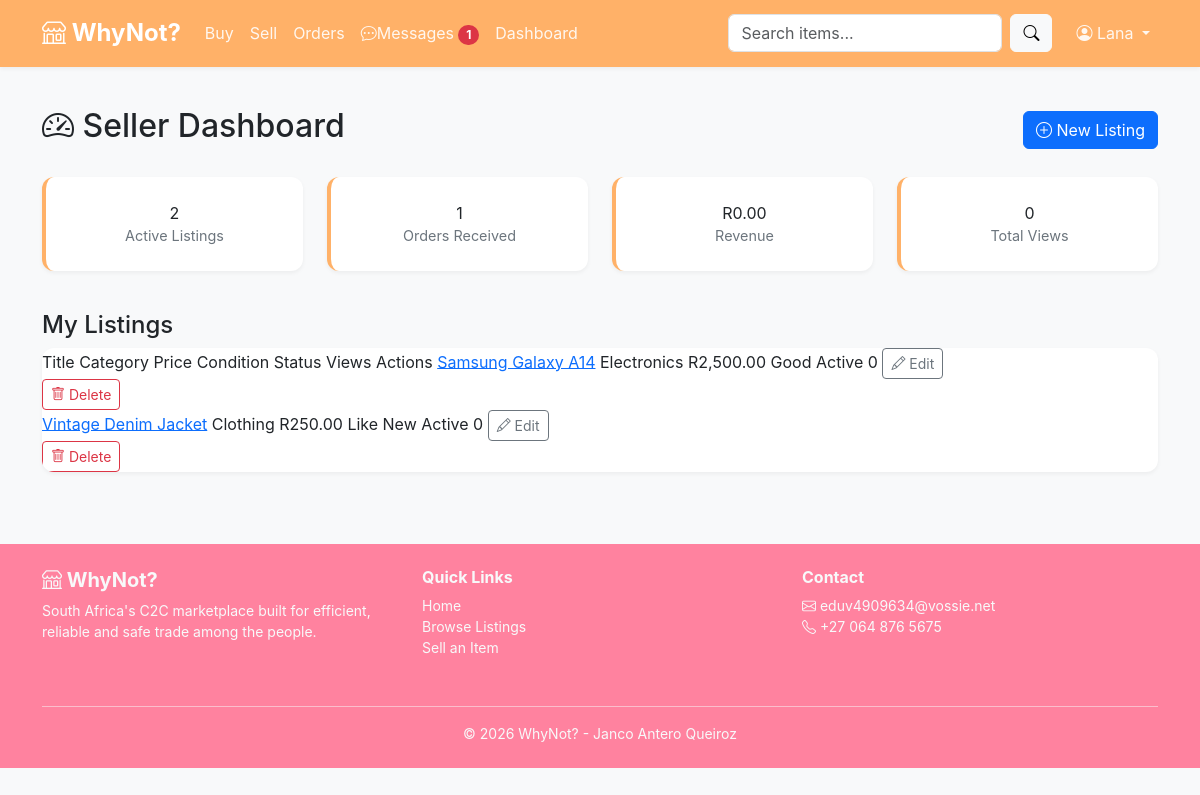
Page /seller-dashboard.php (signed in) on the committed database.
### tables this page shows
CREATE TABLE products(
    product_id          INT AUTO_INCREMENT PRIMARY KEY,
    seller_id           INT NOT NULL,
    category_id         INT NOT NULL,
    prod_title          VARCHAR(150) NOT NULL,
    prod_description    TEXT,
    price               DECIMAL(10,2) NOT NULL,
    condition_status    ENUM('New', 'Like New', 'Good', 'Fair', 'Poor') NOT NULL DEFAULT 'Good',
    image_url           VARCHAR(255),
    location_user       VARCHAR(100),
    prod_status         ENUM('active', 'sold', 'pending', 'removed') NOT NULL DEFAULT 'active',
    views               INT NOT NULL DEFAULT 0,
    created_at          TIMESTAMP DEFAULT CURRENT_TIMESTAMP,
    updated_at          TIMESTAMP DEFAULT CURRENT_TIMESTAMP ON UPDATE CURRENT_TIMESTAMP,

    FOREIGN KEY (seller_id) REFERENCES users(user_id) ON DELETE CASCADE,
    FOREIGN KEY (category_id) REFERENCES categories(category_id),

    INDEX idx_seller (seller_id),
    INDEX idx_category (category_id),
    INDEX idx_status (prod_status)  
);

CREATE TABLE categories(
    category_id     INT AUTO_INCREMENT PRIMARY KEY,
    cat_name        VARCHAR(50) NOT NULL UNIQUE,
    icon            VARCHAR(50) 
);

### seller-dashboard.php (the view, shortened to what this page needs)
<?php
require_once __DIR__ . '/includes/db.php';
$me = current_user_id();
$stmt = $pdo->prepare("SELECT COUNT(*) AS total FROM products WHERE seller_id = ? AND prod_status = 'active'");
$stmt->execute([$me]);
$active_count = $stmt->fetch(PDO::FETCH_ASSOC);
$stmt = $pdo->prepare("SELECT COUNT(*) AS total FROM orders WHERE seller_id = ? AND order_status != 'cancelled'");
$stmt->execute([$me]);
$sold_count = $stmt->fetch(PDO::FETCH_ASSOC);
$stmt = $pdo->prepare("SELECT COALESCE(SUM(price),0) AS total_sales FROM orders WHERE seller_id = ? AND order_status = 'completed'");
$stmt->execute([$me]);
$revenue = $stmt->fetch(PDO::FETCH_ASSOC);
$stmt = $pdo->prepare("SELECT COALESCE(SUM(views),0) AS total_views FROM products WHERE seller_id = ?");
$stmt->execute([$me]);
$views = $stmt->fetch(PDO::FETCH_ASSOC);
$stmt = $pdo->prepare("SELECT p.*, c.cat_name FROM products p LEFT JOIN categories c ON p.category_id = c.category_id WHERE p.seller_id = ? ORDER BY p.created_at DESC");
$stmt->execute([$me]);
$listings = $stmt->fetchAll(PDO::FETCH_ASSOC);
include __DIR__ . '/includes/header.php';
?>
<div class="container py-4">
    <div class="d-flex justify-content-between align-items-center mb-4">
        <h2><i class="bi bi-speedometer2"></i> Seller Dashboard</h2>
        <a href="sell.php" class="btn btn-primary"><i class="bi bi-plus-circle"></i> New Listing</a>
    </div>
    <div class="row mb-4">
        <div class="col-md-3 mb-3"><div class="vd-stat"><div class="vd-stat-num"><?= $active_count['total'] ?></div><div class="vd-stat-label">Active Listings</div></div></div>
        <div class="col-md-3 mb-3"><div class="vd-stat"><div class="vd-stat-num"><?= $sold_count['total'] ?></div><div class="vd-stat-label">Orders Received</div></div></div>
        <div class="col-md-3 mb-3"><div class="vd-stat"><div class="vd-stat-num">R<?= number_format((float)$revenue['total_sales'],2) ?></div><div class="vd-stat-label">Revenue</div></div></div>
        <div class="col-md-3 mb-3"><div class="vd-stat"><div class="vd-stat-num"><?= $views['total_views'] ?></div><div class="vd-stat-label">Total Views</div></div></div>
    </div>
    <h4>My Listings</h4>
    <?php if (empty($listings)): ?>
        <div class="alert alert-info">You don't have any listings yet. <a href="sell.php">Create one</a>.</div>
    <?php else: ?>
        <div class="table-responsive vd-table">
            <thead>
                <tr>
                    <th>Title</th>
                    <th>Category</th>
                    <th>Price</th>
                    <th>Condition</th>
                    <th>Status</th>
                    <th>Views</th>
                    <th>Actions</th>
                </tr>
            </thead>
                <tbody>
                <?php foreach ($listings as $p): ?>
                    <tr>
                        <td><a href="product.php?id=<?= $p['product_id'] ?>"><?= htmlspecialchars($p['prod_title']) ?></a></td>
                        <td><?= htmlspecialchars($p['cat_name'] ?? '-') ?></td>
                        <td>R<?= number_format((float)$p['price'],2) ?></td>
                        <td><?= htmlspecialchars($p['condition_status']) ?></td>
                        <td><?= htmlspecialchars(ucfirst($p['prod_status'])) ?></td>
                        <td><?= (int)$p['views'] ?></td>
                        <td><a href="edit_product.php?id=<?= $p['product_id'] ?>" class="btn btn-sm btn-outline-secondary"><i class="bi bi-pencil"></i> Edit</a></td>
                        <td>
                            <form method="POST" onsubmit="return confirm('Are you sure you want to delete this listing?');">
                                <button type="submit" class="btn btn-sm btn-outline-danger"><i class="bi bi-trash"></i> Delete</button>
                            </form>
                        </td>
                    </tr>
                <?php endforeach; ?>
                </tbody>
        </div>
    <?php endif; ?>
</div>
<?php include __DIR__ . '/includes/footer.php'; ?>

### css/styles.css (style rules this page uses)
:root { --vd-primary: #ffb168; --vd-primary-dark: #ff829f; --vd-accent: #f4a261; --vd-accent-dark: #e07a3a; --vd-success: #2a9d8f; --vd-danger: #e63946; --vd-bg: #f8f9fa; --vd-card-bg: #ffffff; --vd-text: #212529; --vd-text-muted: #6c757d; --vd-border: #dee2e6; --vd-primary-light: #ff829f; --vd-radius: 12px; --vd-shadow-sm: 0 2px 4px rgba(0,0,0,0.05); --vd-shadow-md: 0 4px 12px rgba(0,0,0,0.1); }
body { background: var(--vd-bg); color: var(--vd-text); font-family: -apple-system, BlinkMacSystemFont, 'Segoe UI', Roboto, 'Helvetica Neue', Arial, sans-serif; }
.vd-stat { background: white; border-radius: var(--vd-radius); box-shadow: var(--vd-shadow-sm); padding: 1.5rem; text-align: center; border-left: 4px solid var(--vd-primary); }
.vd-stat .vd-stat-label { color: var(--vd-text-muted); font-size: 0.9rem; }
.vd-table { background: white; border-radius: var(--vd-radius); overflow: hidden; box-shadow: var(--vd-shadow-sm); }

### rows in the picture
products: prod_title "Samsung Galaxy A14", category.cat_name "Electronics", price "2,500.00", condition_status "Good", prod_status "Active", views "0"
products: prod_title "Vintage Denim Jacket", category.cat_name "Clothing", price "250.00", condition_status "Like New", prod_status "Active", views "0"

### other values in the picture
$navbar_unread "1"
current_user_name() "Lana"
$active_count['total'] "2"
$sold_count['total'] "1"
$revenue['total_sales'] "0.00"
$views['total_views'] "0"
